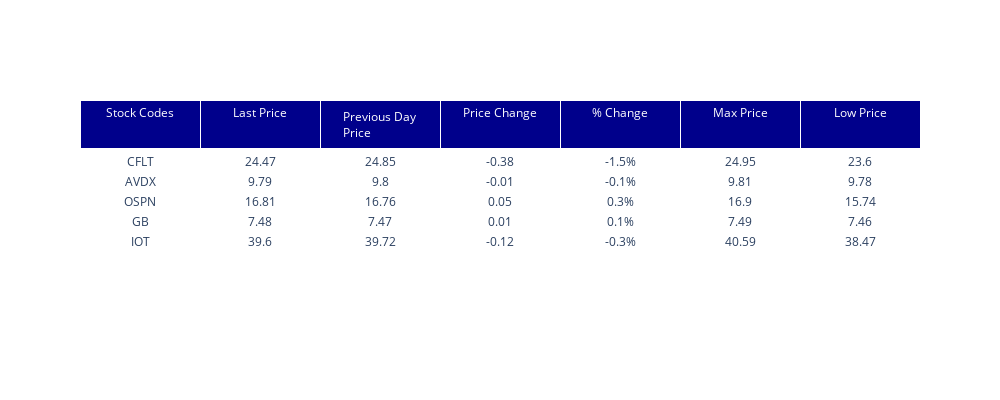

The cell this chart's notebook holds for it:
### Code cell
# === STEP 1: FILTER STOCK LIST BY INDUSTRY ===
industry_name = "software-infrastructure"
industry = yf.Industry(industry_name)

# You can choose: top_growth_companies or top_performing_companies
industry_df = industry.top_growth_companies

# Get up to the first 10 tickers to avoid rate limits
tickers = industry_df.index.tolist()[:10]

# === STEP 2: GET PRICE DATA ===
def get_price_data(ticker):
    try:
        stock = yf.Ticker(ticker)
        hist = stock.history(period="2d")
        if len(hist) < 2:
            return None

        last_price = hist['Close'][-1]
        prev_price = hist['Close'][-2]
        price_change = last_price - prev_price
        pct_change = (price_change / prev_price) * 100

        max_price = hist['High'].max()
        low_price = hist['Low'].min()

        return {
            "Stock Codes": ticker,
            "Last Price": round(last_price, 2),
            "Previous Day Price": round(prev_price, 2),
            "Price Change": round(price_change, 2),
            "% Change": f"{pct_change:.1f}%",
            "Max Price": round(max_price, 2),
            "Low Price": round(low_price, 2)
        }
    except:
        return None

data = [get_price_data(tk) for tk in tickers]
data = [d for d in data if d]
df = pd.DataFrame(data)

# === STEP 3: DISPLAY TABLE ===
fig = go.Figure(data=[go.Table(
    header=dict(
        values=list(df.columns),
        fill_color='darkblue',
        font=dict(color='white', size=12),
        align='center'
    ),
    cells=dict(
        values=[df[col] for col in df.columns],
        fill_color=[
            ['#d4edda' if isinstance(v, str) and '-' not in v and '%' in v
             else '#f8d7da' if isinstance(v, str) and '-' in v and '%' in v
             else 'white'] * len(df) for v in df.T.values
        ],
        align='center'
    ))
])

fig.update_layout(width=1000, height=400)
fig.show()

### Figure 1 — Plotly figure (JSON) as saved in the notebook; plotly's stock layout.template omitted (floating-point values rounded to 4 significant figures)
{"data": [{"cells": {"align": "center", "fill": {"color": [["white", "white", "white", "white", "white"], ["white", "white", "white", "white", "white"], ["white", "white", "white", "white", "white"], ["white", "white", "white", "white", "white"], ["white", "white", "white", "white", "white"], ["white", "white", "white", "white", "white"], ["white", "white", "white", "white", "white"]]}, "values": [["CFLT", "AVDX", "OSPN", "GB", "IOT"], [24.47, 9.79, 16.81, 7.48, 39.6], [24.85, 9.8, 16.76, 7.47, 39.72], [-0.38, -0.01, 0.05, 0.01, -0.12], ["-1.5%", "-0.1%", "0.3%", "0.1%", "-0.3%"], [24.95, 9.81, 16.9, 7.49, 40.59], [23.6, 9.78, 15.74, 7.46, 38.47]]}, "header": {"align": "center", "fill": {"color": "darkblue"}, "font": {"color": "white", "size": 12}, "values": ["Stock Codes", "Last Price", "Previous Day Price", "Price Change", "% Change", "Max Price", "Low Price"]}, "type": "table"}], "layout": {"height": 400, "width": 1000}}
